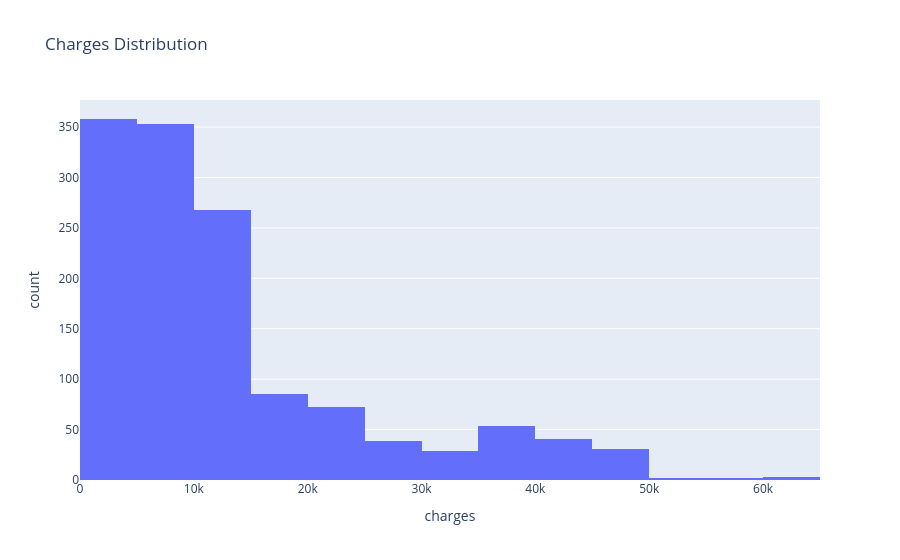

This figure's notebook cell:
### Code cell
px.histogram(df, x="charges", nbins=20, title="Charges Distribution").show()

### Figure 1 — Plotly figure (JSON) as saved in the notebook; plotly's stock layout.template omitted (floating-point values rounded to 4 significant figures; data arrays with more than 128 entries replaced by an {"elided": "..."} marker saying what was removed)
{"data": [{"alignmentgroup": "True", "bingroup": "x", "hovertemplate": "charges=%{x}<br>count=%{y}<extra></extra>", "legendgroup": "", "marker": {"color": "#636efa", "pattern": {"shape": ""}}, "name": "", "nbinsx": 20, "offsetgroup": "", "orientation": "v", "showlegend": false, "type": "histogram", "x": {"elided": "1337 float values"}, "xaxis": "x", "yaxis": "y"}], "layout": {"barmode": "relative", "legend": {"tracegroupgap": 0}, "title": {"text": "Charges Distribution"}, "xaxis": {"anchor": "y", "domain": [0, 1], "title": {"text": "charges"}}, "yaxis": {"anchor": "x", "domain": [0, 1], "title": {"text": "count"}}}}
